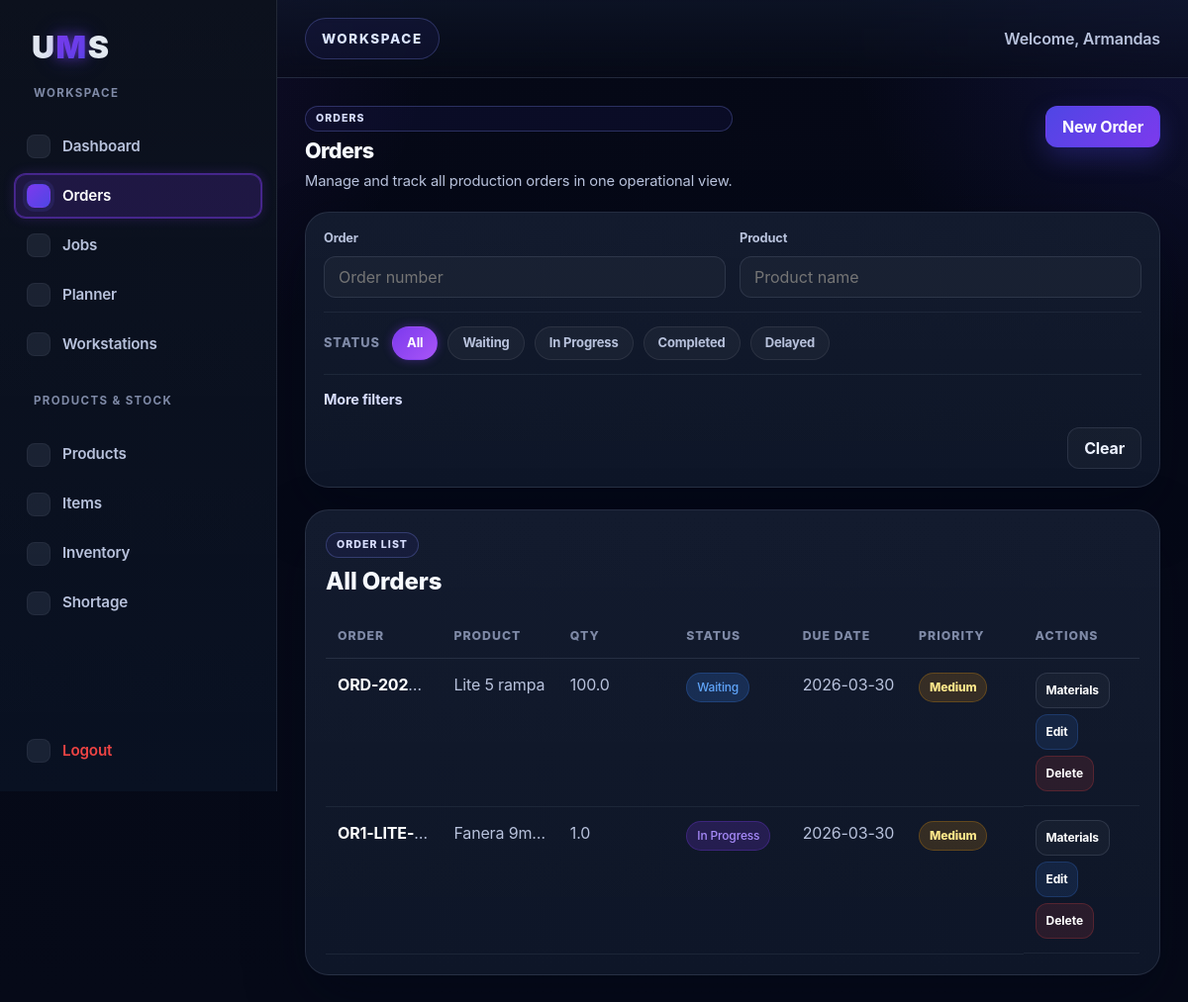
The page /orders (signed in) on the database as committed earlier.
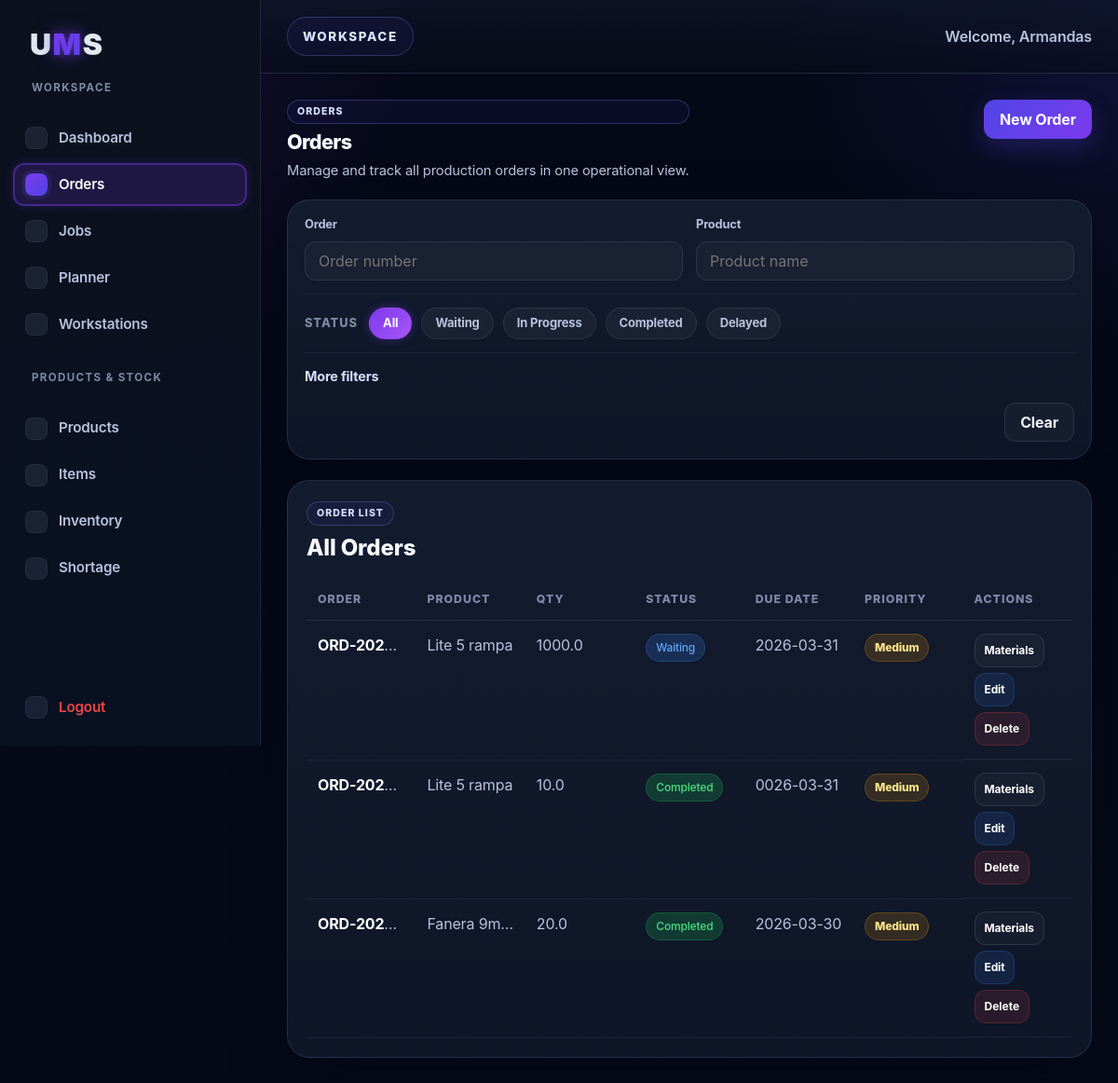
The same page on the database as committed later.
### tables this page shows
CREATE TABLE orders (
        id INTEGER PRIMARY KEY AUTOINCREMENT,
        order_number TEXT,
        customer TEXT,
        status TEXT,
        due_date TEXT,
        priority TEXT
    , product_id INTEGER, quantity REAL DEFAULT 1, materials_reserved INTEGER NOT NULL DEFAULT 0);

CREATE TABLE products (
        id INTEGER PRIMARY KEY AUTOINCREMENT,
        product_code TEXT NOT NULL,
        product_name TEXT NOT NULL,
        description TEXT,
        measurement_unit TEXT NOT NULL
    , time_per_unit REAL NOT NULL DEFAULT 0, stock_quantity REAL NOT NULL DEFAULT 0);

### app.py (the view)
@app.route("/orders")
def orders():
    if not is_logged_in():
        return redirect(url_for("login"))
    order_number = request.args.get("order_number", "").strip()
    product_name = request.args.get("product_name", "").strip()
    priority = request.args.get("priority", "").strip()
    due_date_from = request.args.get("due_date_from", "").strip()
    due_date_to = request.args.get("due_date_to", "").strip()
    statuses = request.args.getlist("status")
    statuses = [s.strip() for s in statuses if s.strip()]
    conn = sqlite3.connect("database.db")
    conn.row_factory = sqlite3.Row
    cursor = conn.cursor()
    query = """
        SELECT
            o.id,
            o.order_number,
            o.customer,
            o.status,
            o.due_date,
            o.priority,
            o.product_id,
            o.quantity,
            p.product_name
        FROM orders o
        LEFT JOIN products p ON o.product_id = p.id
    """
    conditions = []
    params = []
    if order_number:
        conditions.append("o.order_number LIKE ?")
        params.append(f"%{order_number}%")
    if product_name:
        conditions.append("p.product_name LIKE ?")
        params.append(f"%{product_name}%")
    if priority:
        conditions.append("o.priority = ?")
        params.append(priority)
    if "All" in statuses:
        statuses = []
    if statuses:
        placeholders = ",".join("?" for _ in statuses)
        conditions.append(f"o.status IN ({placeholders})")
        params.extend(statuses)
    if due_date_from:
        conditions.append("o.due_date >= ?")
        params.append(due_date_from)
    if due_date_to:
        conditions.append("o.due_date <= ?")
        params.append(due_date_to)
    if conditions:
        query += " WHERE " + " AND ".join(conditions)
    query += " ORDER BY o.id DESC"
    cursor.execute(query, params)
    orders = cursor.fetchall()
    conn.close()
    filters = {
        "order_number": order_number,
        "product_name": product_name,
        "priority": priority,
        "status": statuses,
        "due_date_from": due_date_from,
        "due_date_to": due_date_to
    }
    return render_template(
        "orders.html",
        orders=orders,
        filters=filters,
        active_page="orders"
    )

### app.py (called while the page is built)
def is_logged_in():
    return "user_id" in session

### templates/orders.html (shortened to what the changed rows need)
{% extends "base.html" %}
{% block content %}
<div class="jobs-header">
  <div class="jobs-header-left">
    <h1>Orders</h1>
  </div>
</div>
<div id="orders-results">
  <div class="dashboard-table-card">
    <div class="table-wrapper">
      <table class="orders-table">
        <thead>
          <tr>
            <th>Order</th>
            <th>Product</th>
            <th>Qty</th>
            <th>Status</th>
            <th>Due Date</th>
            <th>Priority</th>
            <th>Actions</th>
          </tr>
        </thead>
        <tbody>
          {% if orders %}
            {% for order in orders %}
              {% set status_class = "" %}
              {% if order.status == "In Progress" %}
                {% set status_class = "in-progress" %}
              {% elif order.status == "Waiting" %}
                {% set status_class = "waiting" %}
              {% elif order.status == "Completed" %}
                {% set status_class = "completed" %}
              {% elif order.status == "Delayed" %}
                {% set status_class = "delayed" %}
              {% endif %}
              <tr>
                <td data-label="Order">
                  <strong>{{ order.order_number }}</strong>
                </td>
                <td data-label="Product">{{ order.product_name }}</td>
                <td data-label="Qty">{{ order.quantity }}</td>
                <td data-label="Status">
                  <span class="status-badge {{ status_class }}">{{ order.status }}</span>
                </td>
                <td data-label="Due Date">{{ order.due_date }}</td>
                <td data-label="Priority">
                  <span class="priority-pill priority-{{ order.priority|lower }}">{{ order.priority }}</span>
                </td>
                <td data-label="Actions" class="actions-cell">
                  <a href="{{ url_for('order_materials', order_id=order.id) }}" class="table-action-btn btn-neutral">Materials</a>
                  <a href="{{ url_for('edit_order', order_id=order.id) }}" class="table-action-btn btn-edit">Edit</a>
                  <form
                    method="POST"
                    action="{{ url_for('delete_order', order_id=order.id) }}"
                    class="inline-form"
                    onsubmit="return confirm('Are you sure you want to delete this order?');"
                  >
                    <button type="submit" class="table-action-btn btn-delete">Delete</button>
                  </form>
                </td>
              </tr>
            {% endfor %}
          {% else %}
            <tr>
              <td colspan="7" class="empty-table-message">No orders found.</td>
            </tr>
          {% endif %}
        </tbody>
      </table>
    </div>
  </div>
</div>
{% endblock %}

Rows that differ between the two databases and show on the page:
removed orders: order_number "ORD-202…", product_name "Lite 5 rampa", quantity "100.0", status "Waiting", due_date "2026-03-30", priority "Medium"
removed orders: order_number "OR1-LITE-…", product_name "Fanera 9m…", quantity "1.0", status "In Progress", due_date "2026-03-30", priority "Medium"
added orders: order_number "ORD-202…", product_name "Lite 5 rampa", quantity "1000.0", status "Waiting", due_date "2026-03-31", priority "Medium"
added orders: order_number "ORD-202…", product_name "Lite 5 rampa", quantity "10.0", status "Completed", due_date "0026-03-31", priority "Medium"
added orders: order_number "ORD-202…", product_name "Fanera 9m…", quantity "20.0", status "Completed", due_date "2026-03-30", priority "Medium"
